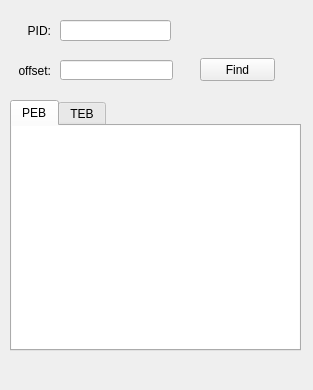
<?xml version="1.0" encoding="UTF-8"?>
<ui version="4.0">
 <class>MainWindow</class>
 <widget class="QMainWindow" name="MainWindow">
  <property name="geometry">
   <rect>
    <x>0</x>
    <y>0</y>
    <width>313</width>
    <height>390</height>
   </rect>
  </property>
  <property name="windowTitle">
   <string>MainWindow</string>
  </property>
  <property name="layoutDirection">
   <enum>Qt::LeftToRight</enum>
  </property>
  <widget class="QWidget" name="centralwidget">
   <widget class="QLabel" name="label_pid">
    <property name="geometry">
     <rect>
      <x>10</x>
      <y>20</y>
      <width>41</width>
      <height>21</height>
     </rect>
    </property>
    <property name="text">
     <string>PID:</string>
    </property>
    <property name="alignment">
     <set>Qt::AlignRight|Qt::AlignTrailing|Qt::AlignVCenter</set>
    </property>
   </widget>
   <widget class="QLineEdit" name="lineEdit">
    <property name="geometry">
     <rect>
      <x>60</x>
      <y>20</y>
      <width>111</width>
      <height>21</height>
     </rect>
    </property>
   </widget>
   <widget class="QLabel" name="label_pid_2">
    <property name="geometry">
     <rect>
      <x>10</x>
      <y>60</y>
      <width>41</width>
      <height>21</height>
     </rect>
    </property>
    <property name="text">
     <string>offset:</string>
    </property>
    <property name="alignment">
     <set>Qt::AlignRight|Qt::AlignTrailing|Qt::AlignVCenter</set>
    </property>
   </widget>
   <widget class="QLineEdit" name="lineEdit_2">
    <property name="geometry">
     <rect>
      <x>60</x>
      <y>60</y>
      <width>113</width>
      <height>20</height>
     </rect>
    </property>
   </widget>
   <widget class="QTabWidget" name="tabWidget">
    <property name="geometry">
     <rect>
      <x>10</x>
      <y>100</y>
      <width>291</width>
      <height>251</height>
     </rect>
    </property>
    <property name="currentIndex">
     <number>0</number>
    </property>
    <widget class="QWidget" name="tab">
     <attribute name="title">
      <string>PEB</string>
     </attribute>
     <widget class="QListWidget" name="listWidget">
      <property name="geometry">
       <rect>
        <x>-10</x>
        <y>-10</y>
        <width>301</width>
        <height>241</height>
       </rect>
      </property>
     </widget>
    </widget>
    <widget class="QWidget" name="tab_2">
     <attribute name="title">
      <string>TEB</string>
     </attribute>
     <widget class="QListWidget" name="listWidget_2">
      <property name="geometry">
       <rect>
        <x>-10</x>
        <y>-10</y>
        <width>301</width>
        <height>241</height>
       </rect>
      </property>
     </widget>
    </widget>
   </widget>
   <widget class="QPushButton" name="pushButton">
    <property name="geometry">
     <rect>
      <x>200</x>
      <y>58</y>
      <width>75</width>
      <height>23</height>
     </rect>
    </property>
    <property name="text">
     <string>Find</string>
    </property>
   </widget>
  </widget>
  <widget class="QMenuBar" name="menubar">
   <property name="geometry">
    <rect>
     <x>0</x>
     <y>0</y>
     <width>313</width>
     <height>23</height>
    </rect>
   </property>
  </widget>
 </widget>
 <resources/>
 <connections/>
</ui>
